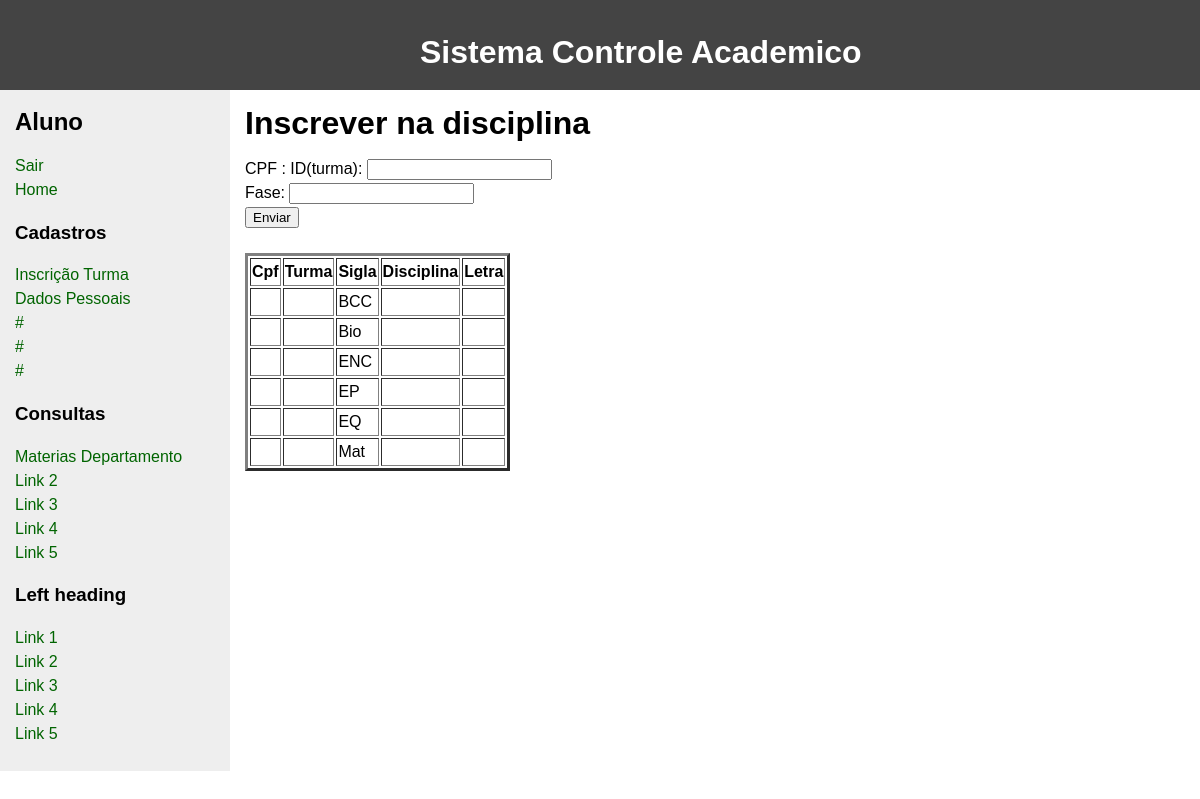
The app's page /LabBDinterface-master/inscricoesAluno.php with its own data.
### tables this page shows
CREATE TABLE curso (
    sigla               CHAR(10),
    sigla_ca			CHAR(10),
    nome                CHAR(255),
    max_creditos        INT,
    min_creditos        INT,

    CONSTRAINT curso_pk PRIMARY KEY(sigla),
    CONSTRAINT curso_ca_fk FOREIGN KEY (sigla_ca) references centro_academico (sigla)
);

### LabBDinterface-master/inscricoesAluno.php (the view, shortened to what this page needs)
<!DOCTYPE html>
<html>
 <head>
    <div class id=head>
    <b> Sistema Controle Academico </b>
    </div>
    </head>
 <body>
   <?php
     $cpf = $_GET["cpf"];
    ?>
   <div id="wrapper">
     <main>
       <div id="content">
         <div class="innertube">
           <h1>Inscrever na disciplina</h1>
           <p >
             <form action="inscricoesAluno.php" method="post" align=”center”>
              CPF : <?php echo $cpf; ?>
             ID(turma): <input type="text" name="id" /><br>
             Fase: <input type="text" name="fase" /><br>
             <input type="submit" value="Enviar" name="submit">
             </form>
             <?php
             $host     = "localhost";
             $port     = 3306;
             $socket   = "";
             $user     = "root";
             $password = "";
             $dbname   = "labbd";
             $con = new mysqli($host, $user, $password, $dbname, $port, $socket)
                     or die ('Could not connect to the database server' . mysqli_connect_error());
             $sql = "SELECT * FROM curso";
             $result = $con->query($sql);
             echo "<br>";
             echo "<table border=3>";
             echo "<th> Cpf</th> <th> Turma </th>  <th> Sigla </th>  <th> Disciplina</th> <th> Letra</th>";
             if ($result->num_rows > 0) {
                 while($row = $result->fetch_assoc()) {
                   echo "<tr>";
                     echo "<td>" ;
                     echo "</td>";
                     echo "<td>" ;
                     echo "</td>";
                     echo "<td>" ;
                     echo $row["sigla"];
                     echo "</td>";
                     echo "<td>" ;
                     echo "</td>";
                     echo "<td>" ;
                     echo "</td>";
                   echo "</tr>";
                 }
             echo "</table>";
             }
          ?>
           </p>
         </div>
       </div>
     </main>
     <nav id="nav">
       <div class="innertube">
         <h2>Aluno</h2>
         <ul><a href= http://localhost/my_site/Index.php>Sair</a></ul>
         <ul><a href= http://localhost/my_site/alunoIndex.php>Home</a></ul>
         <h3>Cadastros</h3>
         <ul>
           <li><a href="http://localhost/my_site/inscreverTurma.php?cpf=<?php echo $cpf; ?>">Inscrição Turma</a></li>
           <li><a href="http://localhost/my_site/criarDepartamento.php">Dados Pessoais</a></li>
           <li><a href="http://localhost/my_site/criarDisciplina.php">#</a></li>
           <li><a href="http://localhost/my_site/criarCurso.php">#</a></li>
           <li><a href="http://localhost/my_site/criarReconhecimento.php">#</a></li>
         </ul>
         <h3>Consultas</h3>
         <ul>
           <li><a href="http://localhost/my_site/viewMateriaDepartamento.php?cpf=<?php echo $cpf; ?>">Materias Departamento</a></li>
           <li><a href="#">Link 2</a></li>
           <li><a href="#">Link 3</a></li>
           <li><a href="#">Link 4</a></li>
           <li><a href="#">Link 5</a></li>
         </ul>
         <h3>Left heading</h3>
         <ul>
           <li><a href="#">Link 1</a></li>
           <li><a href="#">Link 2</a></li>
           <li><a href="#">Link 3</a></li>
           <li><a href="#">Link 4</a></li>
           <li><a href="#">Link 5</a></li>
         </ul>
       </div>
     </nav>
   </div>
 </body>
</html>

### LabBDinterface-master/inscricoesAluno.php (style rules this page uses)
body { margin:0; padding:0; font-family: Sans-Serif; line-height: 1.5em; }
main { padding-bottom: 10010px; margin-bottom: -10000px; float: left; width: 100%; }
#nav { float: left; width: 230px; margin-left: -100%; padding-bottom: 10010px; margin-bottom: -10000px; background: #eee; }
#wrapper { overflow: hidden; }
#content { margin-left: 230px; }
.innertube { margin: 15px; margin-top: 0; }
p { color: #555; }
nav ul { list-style-type: none; margin: 0; padding: 0; }
nav ul a { color: darkgreen; text-decoration: none; }
b { color: white; font-family: Sans-Serif; font-size: 200%; position: absolute; left: 35%; top: 5% }
#head { height: 90px; background: #444; }

### records on screen
curso: sigla "BCC"
curso: sigla "Bio"
curso: sigla "ENC"
curso: sigla "EP"
curso: sigla "EQ"
curso: sigla "Mat"
